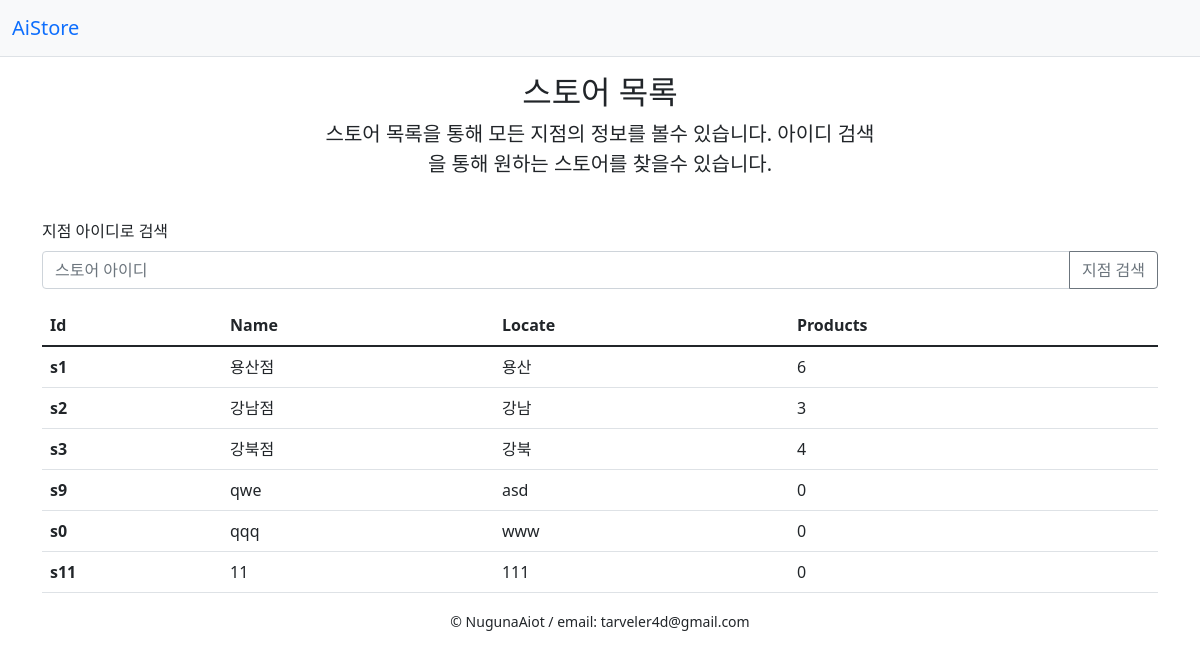
Page /stores on the earlier database version.
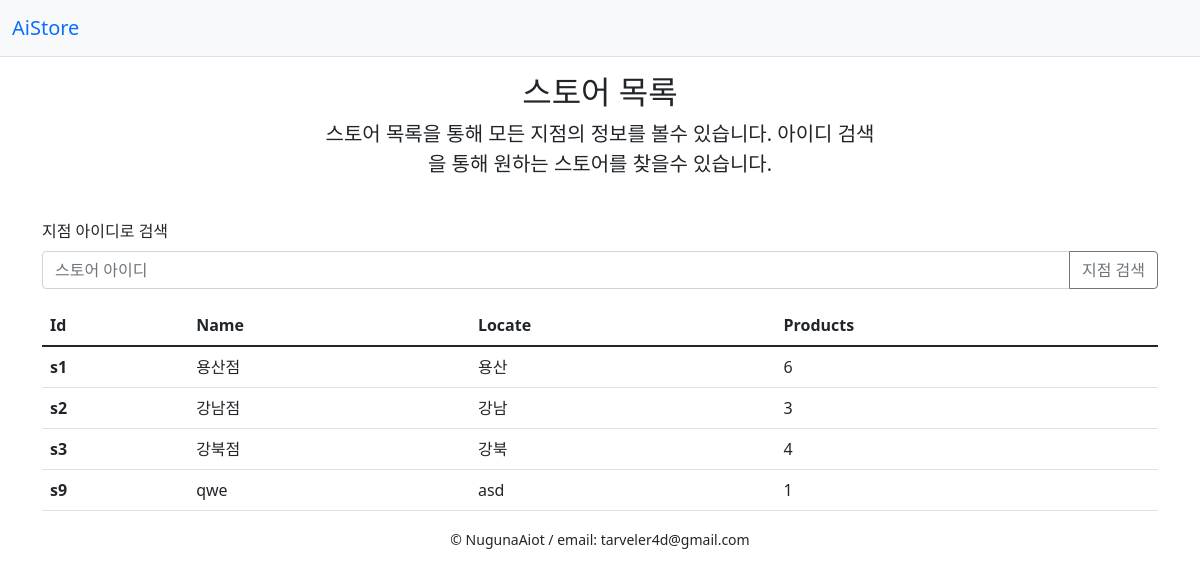
Same page on the later database version.
### aistoremodel.py (models this page shows, shortened)
class AiStore(Base):
    __tablename__ = 'stores'
    s_id = Column(String(20), primary_key=True, unique = True) # 문자열(20), 주키 설정 하여 컬럼 생성
    name = Column(String(20))
    locate = Column(String(30))
    products_num = Column(Integer)# 숫자형 컬럼 생성
    password = deferred(Column(PasswordType(max_length=20,
                                            schemes=["pbkdf2_sha512", "md5_crypt"],
                                            deprecated=["md5_crypt"])))
    def __repr__(self):
        return f'<{self.s_id}, {self.name}, {self.locate}, {self.products_num}>'

### app.py (the view)
@app.route("/stores", methods=['POST', 'GET'])
def stores():
    if request.method == 'POST':
        s_id = request.form['sId']
        return render_template('stores.html', stores = show_list(s_id))
    return render_template('stores.html', stores = show_list())

### aistoremodel.py (called while the page is built)
def show_list(s_id = None):
    if s_id is None: # 최초 인덱스를 통한 접속 케이스 only(미입력 처리 안됨)
        stores = AiStore.query.all()
        print(stores)
        return stores
    else:
        stores = AiStore.query.filter(AiStore.s_id == s_id).all()
        return stores

### app.py (called while the page is built)
@app.before_request # http요청이 들어올때마다 실행(http요청 핸드러)
def before_request():
    session.permanent = True
    app.permanent_session_lifetime = datetime.timedelta(minutes=5)
    session.modified = True

@app.teardown_request
def shutdown_session(exception=None):
    db_session.remove()

### templates/stores.html
{% extends 'base.html' %}
{% block content %}
    <div class="py-3 text-center">
        <div class="col-lg-6 mx-auto">
            <h2>스토어 목록</h2>
            <p class="lead mb-4">스토어 목록을 통해 모든 지점의 정보를 볼수 있습니다. 아이디 검색을 통해 원하는 스토어를 찾을수 있습니다.</p>
        </div>
    </div>
    <form class="form-inline" action="/stores" method="post">
        <div class="mb-3">
            <label for="sId" class="form-label">지점 아이디로 검색</label>
            <div class="input-group">
                <input type="text" class="form-control" id="sId" name ="sId"  placeholder="스토어 아이디">
                <button type="submit" class="btn btn-outline-secondary">지점 검색</button>
            </div>
        </div>
    </form>
    <table class="table">
        <thead>
            <tr>
                <th scope="col">Id</th>
                <th scope="col">Name</th>
                <th scope="col">Locate</th>
                <th scope="col">Products</th>
            </tr>
        </thead>
        <tbody>
        {% for s in stores %}
            <tr>
                <th scope="row">{{ s.s_id }}</th>
                <td>{{ s.name }}</td>
                <td>{{ s.locate }}</td>
                <td>{{ s.products_num }}</td>
            </tr>
        {% endfor %}
        </tbody>
    </table>
{% endblock %}

### templates/base.html (shortened to what this page needs)
<!DOCTYPE html>
<html lang="en">
<head>
    <link href="https://cdn.jsdelivr.net/npm/bootstrap@5.1.3/dist/css/bootstrap.min.css" rel="stylesheet">
</head>
<body>
    <nav class="navbar bg-light border-bottom">
        <div class="container-fluid">
            <a class="navbar-brand bg-" href="/">AiStore</a>
        </div>
    </nav>
    <div class="container">
        {% block content %}{% endblock %}
    </div>
    <footer class="text-center">
        {% block footer %}
            <small> &copy; NugunaAiot / <a title="Written by traveler4d">email: tarveler4d@gmail.com</a>
            </small>
        {% endblock %}
    </footer>
</body>
</html>

Differences in the rows shown:
removed AiStore: s_id "s0", name "qqq", locate "www", products_num "0"
removed AiStore: s_id "s11", name "11", locate "111", products_num "0"
changed AiStore "qwe": products_num "0" → "1"
